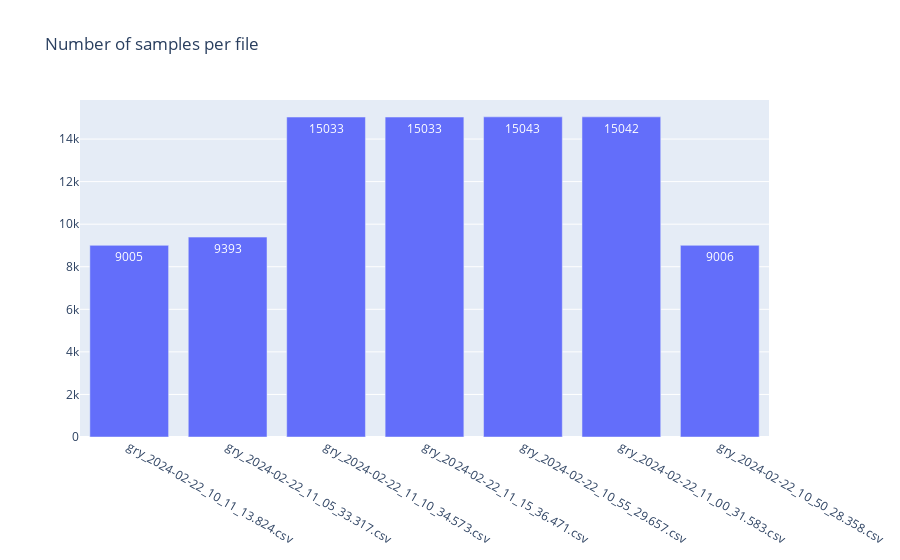
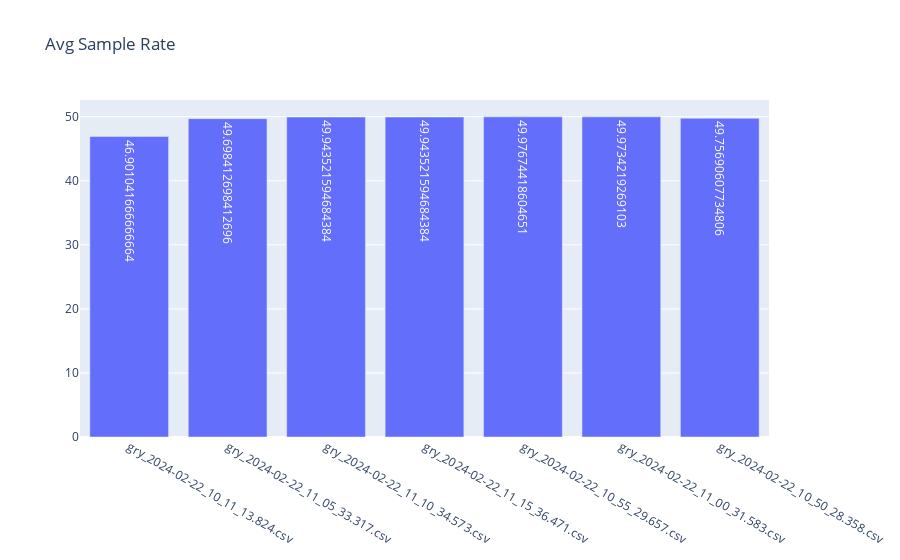

Notebook code cell kept with these figures, in order:
### Code cell
file_count_gry = file_count(directory_path, "gry")

### Figure 1 — Plotly figure (JSON) as saved in the notebook; plotly's stock layout.template omitted (floating-point values rounded to 4 significant figures)
{"data": [{"text": ["9005", "9393", "15033", "15033", "15043", "15042", "9006"], "textposition": "auto", "type": "bar", "x": ["gry_2024-02-22_10_11_13.824.csv", "gry_2024-02-22_11_05_33.317.csv", "gry_2024-02-22_11_10_34.573.csv", "gry_2024-02-22_11_15_36.471.csv", "gry_2024-02-22_10_55_29.657.csv", "gry_2024-02-22_11_00_31.583.csv", "gry_2024-02-22_10_50_28.358.csv"], "y": [9005, 9393, 15033, 15033, 15043, 15042, 9006]}], "layout": {"autosize": true, "title": {"text": "Number of samples per file"}, "xaxis": {"autorange": true, "range": [-0.5, 6.5], "type": "category"}, "yaxis": {"autorange": true, "range": [0, 15830.0], "type": "linear"}}}

### Figure 2 — Plotly figure (JSON) as saved in the notebook; plotly's stock layout.template omitted (floating-point values rounded to 4 significant figures)
{"data": [{"text": ["46.901041666666664", "49.698412698412696", "49.943521594684384", "49.943521594684384", "49.97674418604651", "49.9734219269103", "49.75690607734806"], "textposition": "auto", "type": "bar", "x": ["gry_2024-02-22_10_11_13.824.csv", "gry_2024-02-22_11_05_33.317.csv", "gry_2024-02-22_11_10_34.573.csv", "gry_2024-02-22_11_15_36.471.csv", "gry_2024-02-22_10_55_29.657.csv", "gry_2024-02-22_11_00_31.583.csv", "gry_2024-02-22_10_50_28.358.csv"], "y": [46.9, 49.7, 49.94, 49.94, 49.98, 49.97, 49.76]}], "layout": {"autosize": true, "title": {"text": "Avg Sample Rate"}, "xaxis": {"autorange": true, "range": [-0.5, 6.5], "type": "category"}, "yaxis": {"autorange": true, "range": [0, 52.61], "type": "linear"}}}
